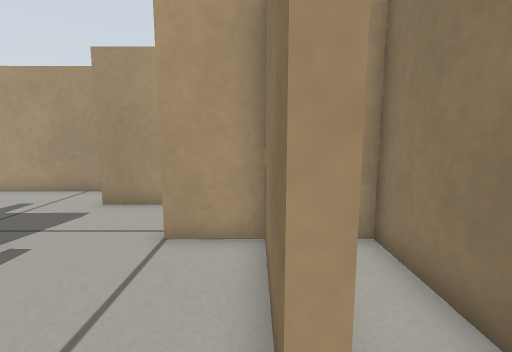
View 1 (above)

24 first-person views from a walk through a world built for the Gazebo simulator. The camera is 0.45 m above the floor, tilts 8° down and sees 85° across. The floor is counted in squares, 0.2 m on a side. Each view is taken from the middle of a square. On the plan, view 1 faces up. The plan holds only what a view shows up to about 17 squares ahead; the rest is blank. The robots in the file are not drawn.

View 2
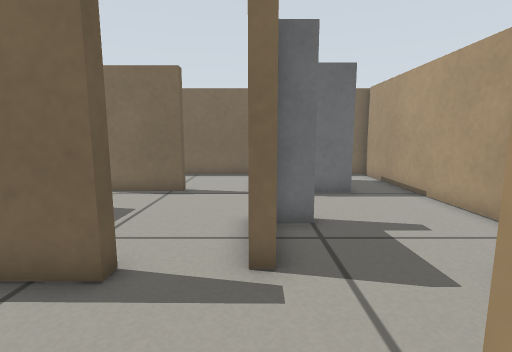

View 3
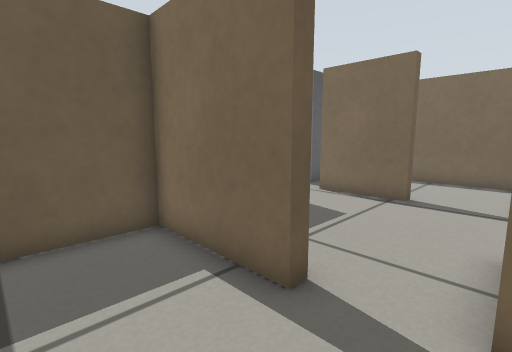

View 4
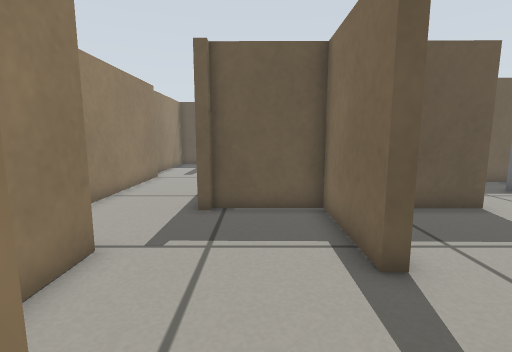

View 5
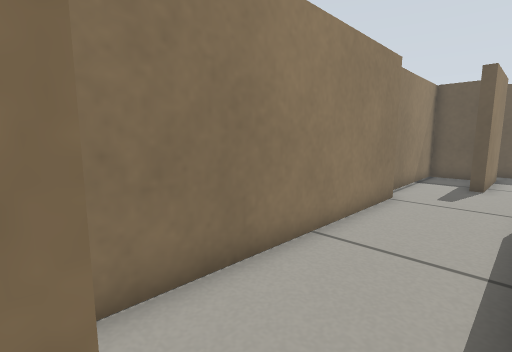

View 6
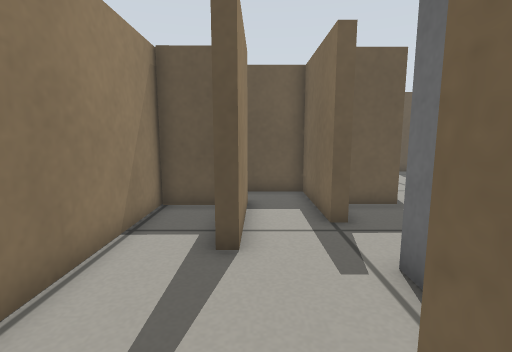

View 7
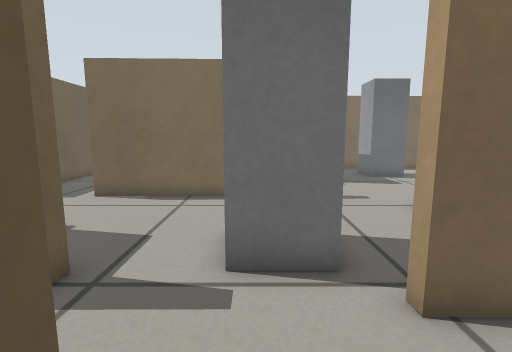

View 8
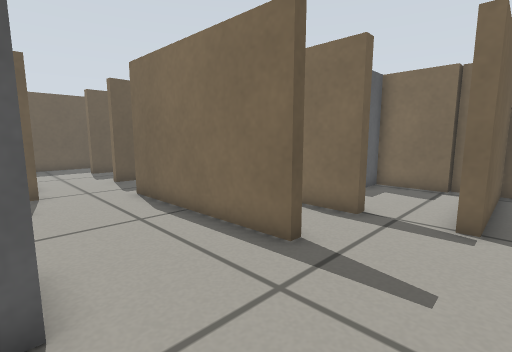

View 9
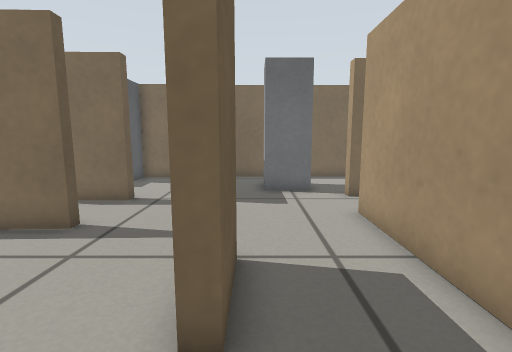

View 10
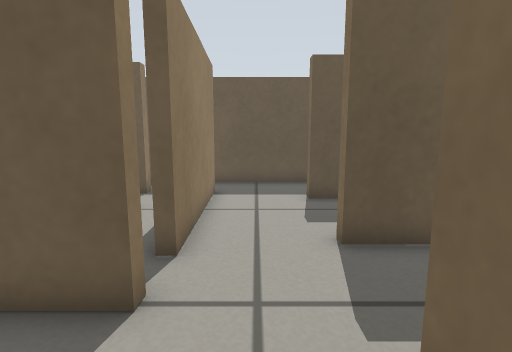

View 11
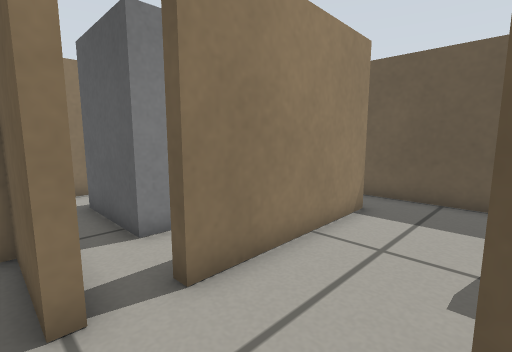

View 12
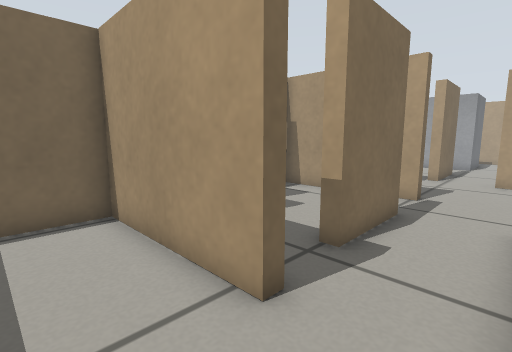

View 13
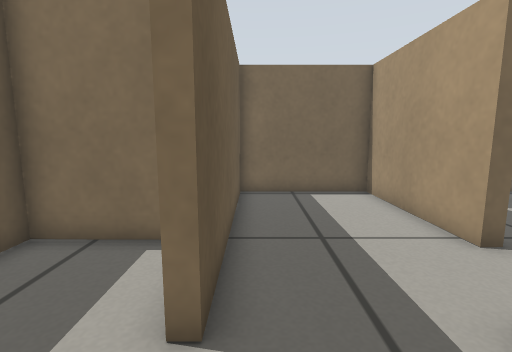

View 14
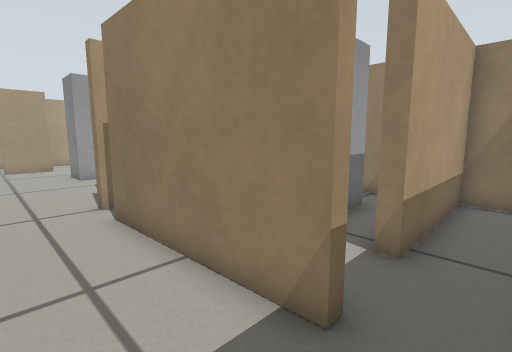

View 15
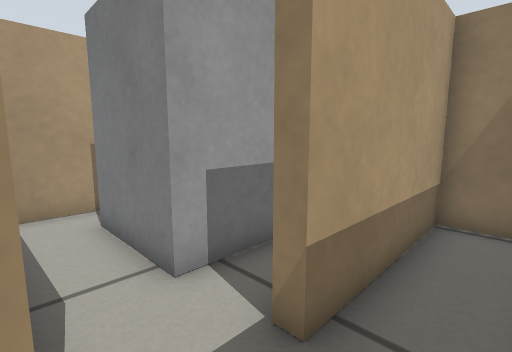

View 16
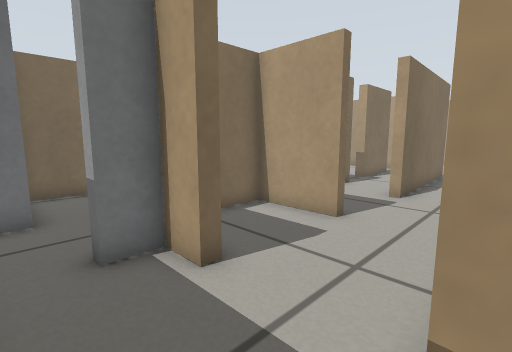

View 17
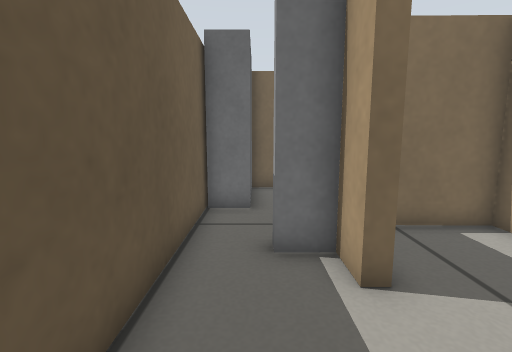

View 18
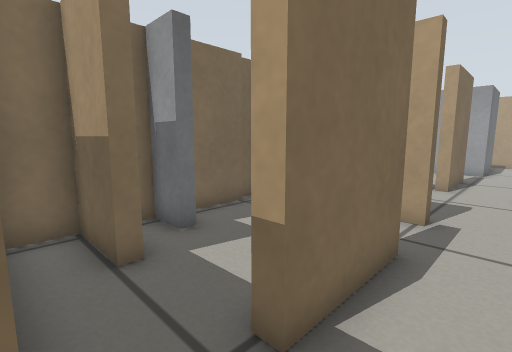

View 19
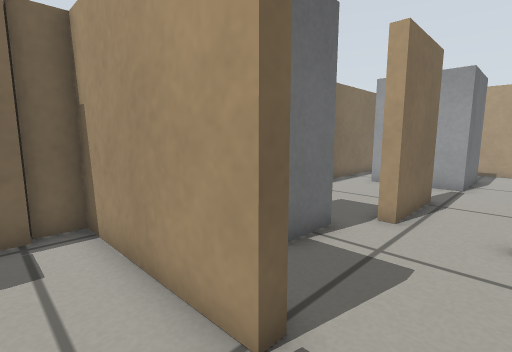

View 20
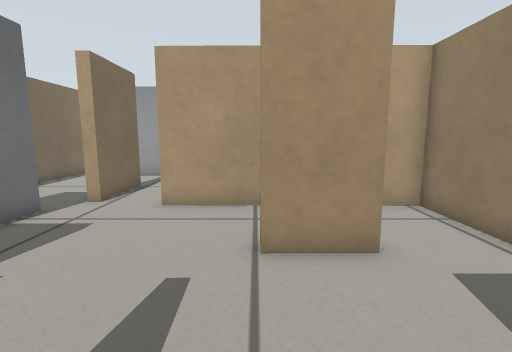

View 21
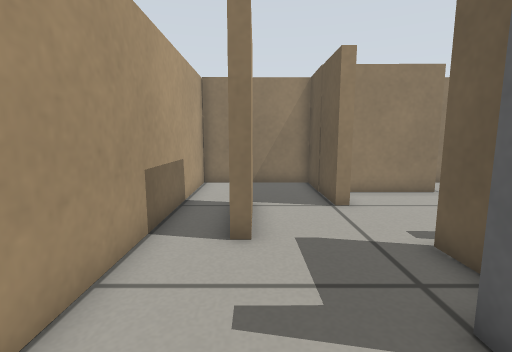

View 22
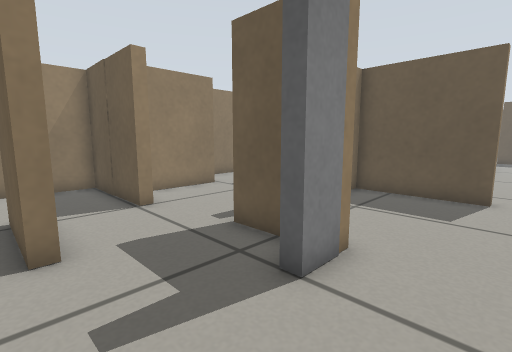

View 23
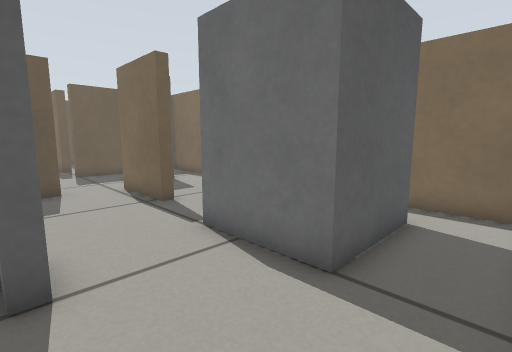

View 24
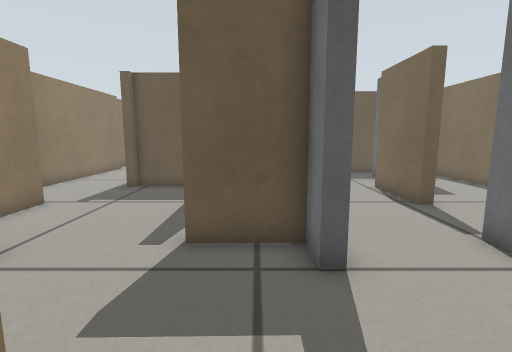

### Floor plan
Key: @ floor where view 1 was taken; # wall or solid block; x gap in a wall; . floor; B grey box.
Columns run from 18 left of view 1 to 3 right of it. Each row starts with its distance up from view 1.
 12 ######################
 11 #....................#
 10 #....................#
  9 #..BBBB......####....#
  8 #.B   B..............#
  7 #.    B..............#
  6 #.B   B...B.....######
  5 #..BBBB...###.....#..#
  4 #.................#..#
  3 #.................#..#
  2 #............#....#  #
  1 #....#.......#.......#
  0 #....#.......#....@..#
 -1 #....#.......#.......#
 -2 #.......##########...#
 -3 #..BB............#...#
 -4 #..BB............#...#
 -5 #................#...#
 -6 #...........##... ...#
 -7 #######.........  ...#
 -8 #................#...#
 -9 #....................#
-10 #.....#..#....BB.....#
-11 #BB...#..#....BB.....#
-12 #.....#..#...........#
-13 ####.....#.........#.#
-14 #........#.........#.#
-15 #######..#......#.##.#
-16 #........#....###.####
-17 #........#....  #..
-18 #...............#..
-19 #............######
-20 #............x.......
-21 ##########...#.BBBBB.#
-22       #......#.B     #
-23       #......#.B     #
-24       #......#.BBBBB.#
-25 #..   ####...#...... #
-26 #.......B....#..######
-27  BBBB................#
-28     B................#
-29     #############

Where each view was taken, in squares from view 1:
view 1: 0 up, 0 right, facing up
view 2: 5 up, 1 left, facing left
view 3: 5 up, 2 left, facing down-left
view 4: 7 up, 3 left, facing down
view 5: 2 up, 1 left, facing down-right
view 6: 7 down, 0 right, facing down
view 7: 11 down, 2 right, facing left
view 8: 6 down, 4 left, facing down-left
view 9: 5 down, 2 left, facing left
view 10: 15 down, 7 left, facing down
view 11: 18 down, 9 left, facing down-right
view 12: 18 down, 9 left, facing up-left
view 13: 20 down, 6 left, facing left
view 14: 28 down, 8 left, facing up-right
view 15: 28 down, 5 left, facing up-right
view 16: 28 down, 5 left, facing up-left
view 17: 27 down, 5 left, facing left
view 18: 15 down, 10 left, facing up-left
view 19: 9 down, 10 left, facing up-left
view 20: 11 down, 7 left, facing up
view 21: 9 up, 11 left, facing right
view 22: 10 up, 11 left, facing down-right
view 23: 11 up, 8 left, facing down-left
view 24: 11 up, 7 left, facing down
